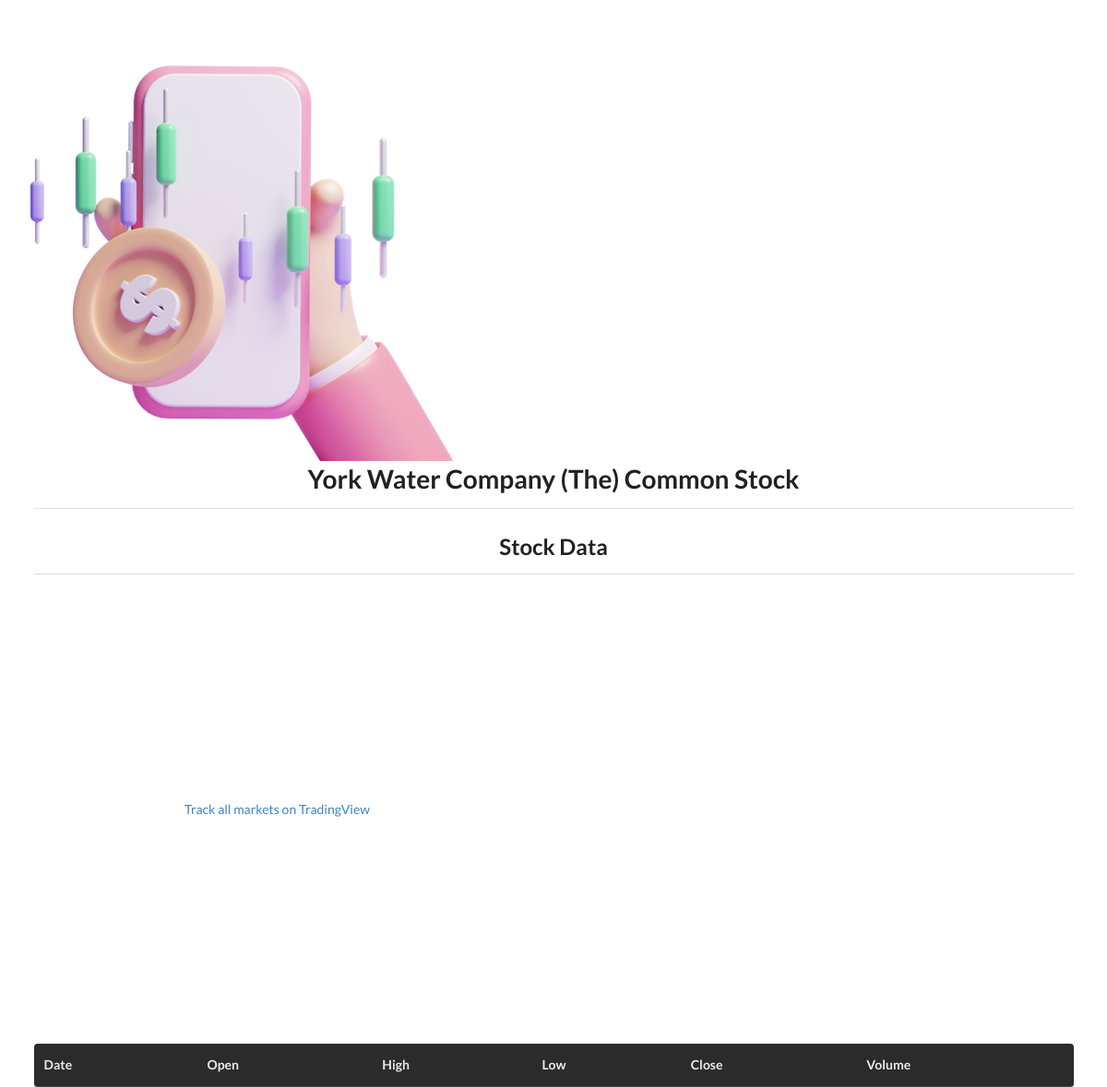
The page /stock/YORW on the database as committed earlier.
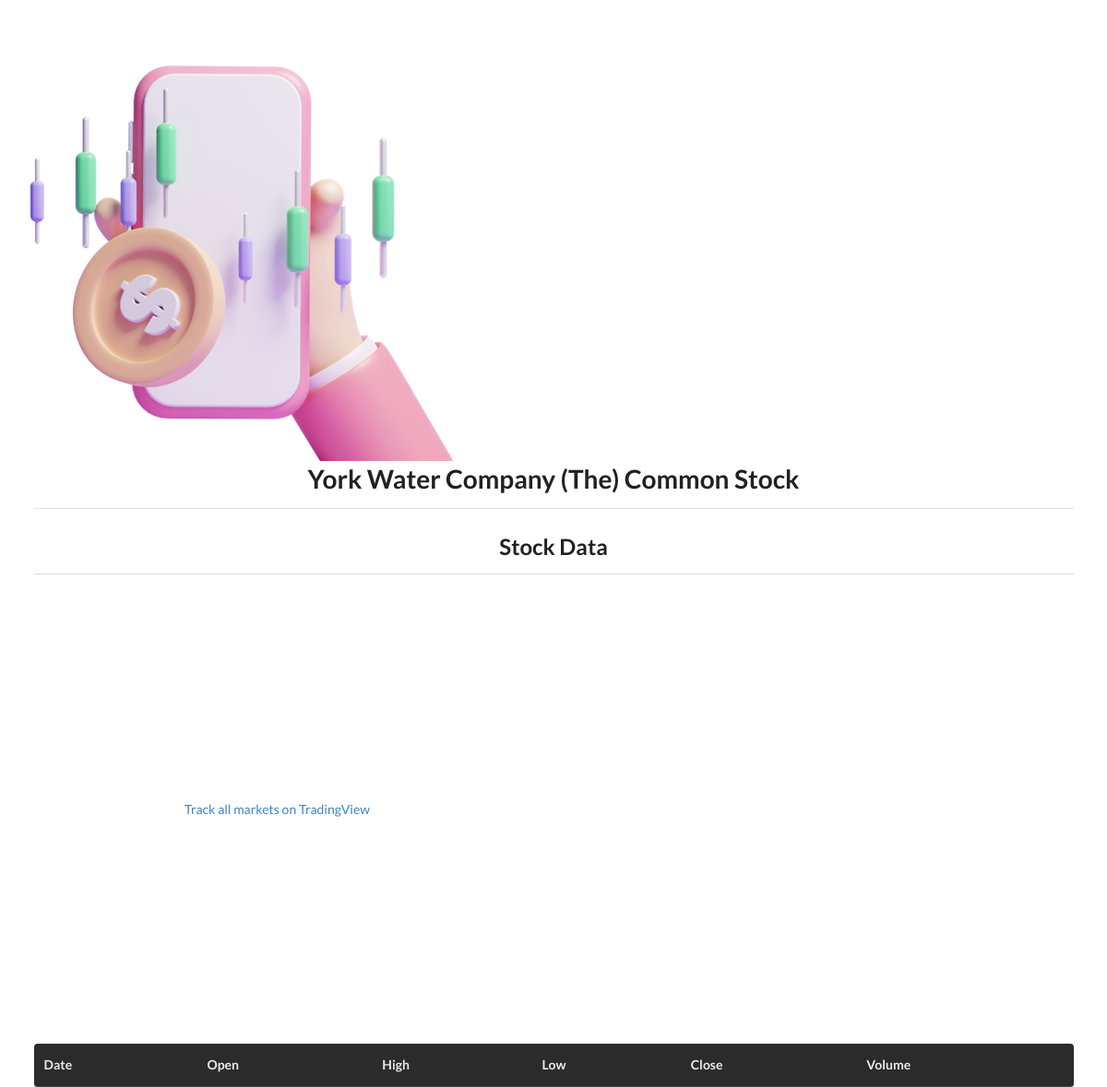
The same page on the database as committed later.
### tables this page shows
CREATE TABLE stock (
        id INTEGER PRIMARY KEY, 
        symbol TEXT NOT NULL UNIQUE, 
        name TEXT NOT NULL,
        exchange TEXT NOT NULL
    );

### main.py (the view)
@app.get("/stock/{symbol}")
async def stock_data(request: Request, symbol):
    conn = sqlite3.connect(db_url)
    conn.row_factory = sqlite3.Row
    cursor = conn.cursor()
    cursor.execute("SELECT * FROM stock WHERE symbol=?", (symbol,))
    row = cursor.fetchone()
    cursor.execute("SELECT * FROM stock_price WHERE stock_id=?", (row['id'],))
    prices = cursor.fetchall()
    return templates.TemplateResponse("stock_data.html", {"request": request, "prices": prices, "stock": row})

### templates/stock_data.html (shortened to what this page needs)
{% extends "index.html" %}
{% block content %}
    <h1 class="ui header center aligned">{{ stock.name }}</h1>
    <div class="ui divider"></div>
    <h2 class="ui header center aligned">Stock Data</h2>
    <div class="ui divider"></div>
        <div class="tradingview-widget-container">
            <div class="tradingview-widget-copyright">
                <a href="https://www.tradingview.com/" rel="noopener nofollow" target="_blank">Track all markets on TradingView</a>
            </div>
        </div>
    <table class="ui selectable inverted table">
        <thead>
            <tr>
                <th>Date</th>
                <th>Open</th>
                <th>High</th>
                <th>Low</th>
                <th>Close</th>
                <th>Volume</th>
            </tr>
        </thead>
    </table>
{% endblock %}

### templates/index.html (shortened to what this page needs)
<!DOCTYPE html>
<html lang="en">
    <head>
        <link rel="stylesheet"
              href="https://cdn.jsdelivr.net/npm/semantic-ui@2.4.2/dist/semantic.min.css">
    </head>
    <body>
        <image src="../assets/candle-stick-chart.png" alt="candle-stick-chart">
        <div class="ui container">
            {% block content %}
            {% endblock %}
        </div>
    </body>
</html>

### templates/stock_data.html (style rules this page uses)
.tradingview-widget-container { display: flex; flex-direction: column; justify-content: center; align-items: center; height: 60vh; width: 80vw; margin-left: -18vw; }

Rows that differ between the two databases and show on the page:
now on this page (row edited): stock: name "York Water Company (The) Common Stock"
Other text that changed with them:
{{ stock.name }}: "York Water Company (The) Common Stock" → (not shown)
